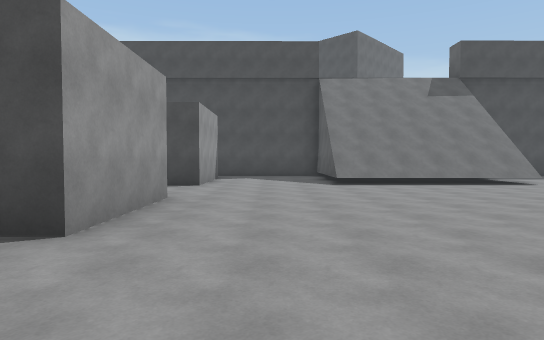
[1] (above)

20 first-person views from a walk through a 3-D level made in the Unity game engine. The camera is 1.5 m above the floor, tilts 2° down and sees 75° across. Doors are open. The floor is counted in squares, 2.46 m on a side. Each view is taken from the middle of a square. On the plan, view 1 faces up. The plan holds only what a view shows up to about 10 squares ahead; the rest is blank. The place goes on beyond the plan. The player is left out.

[2]
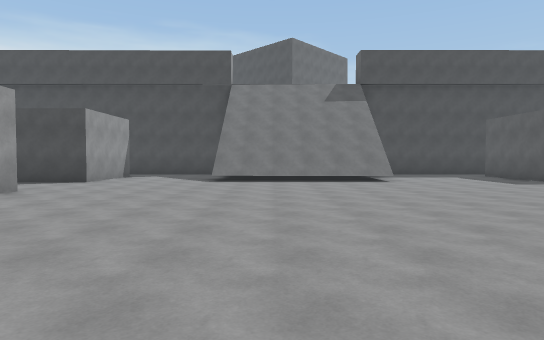

[3]
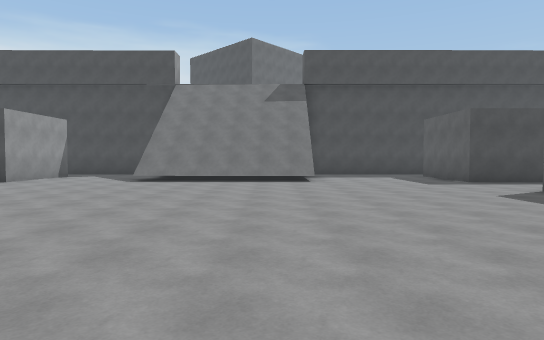

[4]
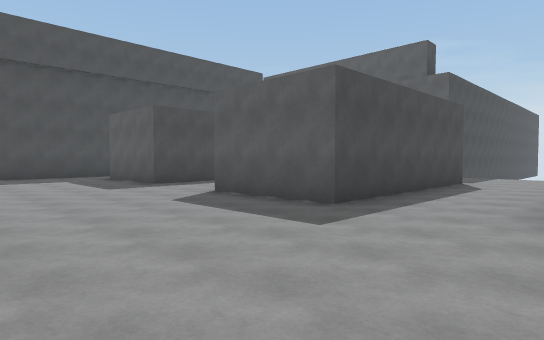

[5]
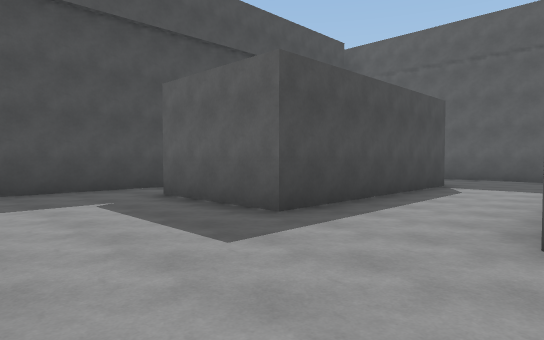

[6]
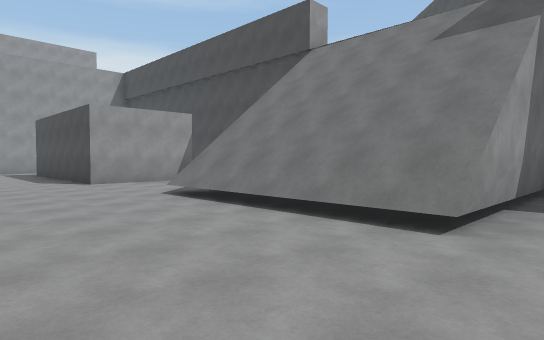

[7]
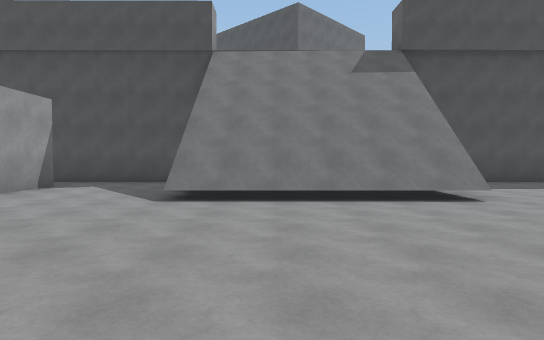

[8]
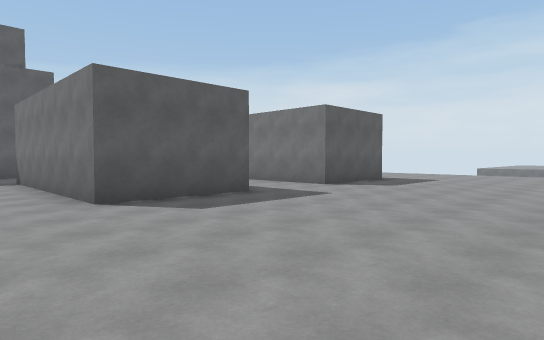

[9]
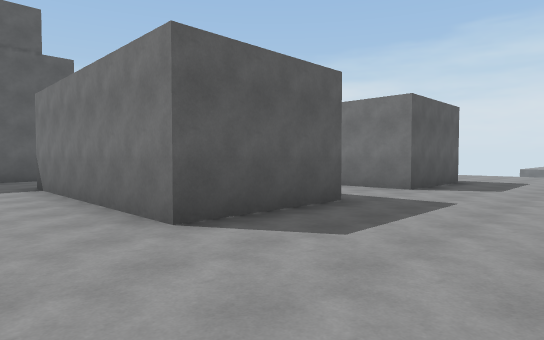

[10]
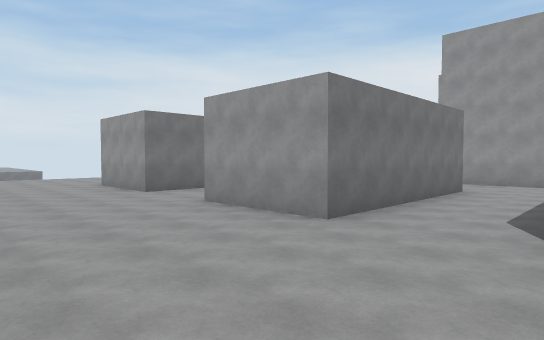

[11]
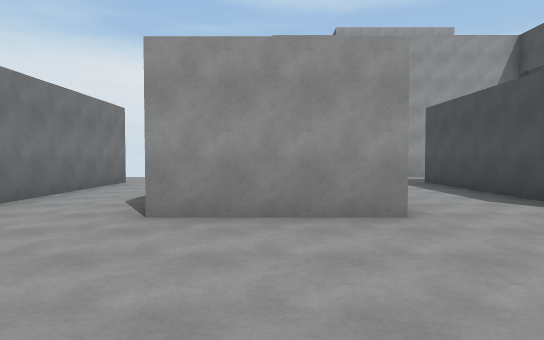

[12]
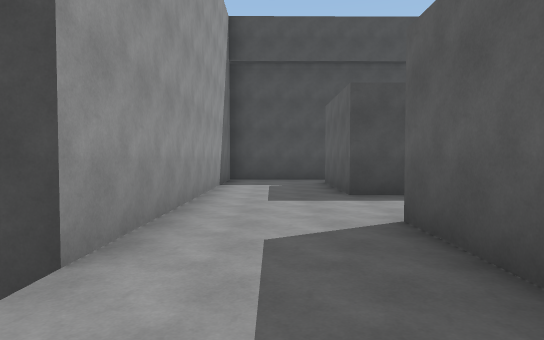

[13]
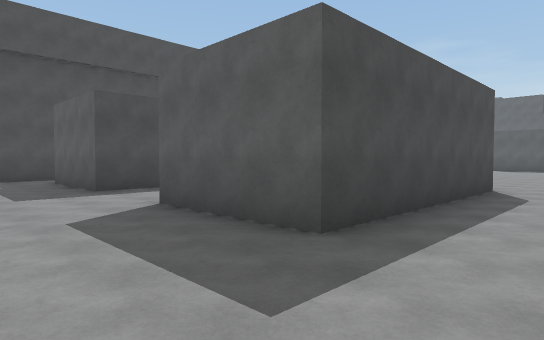

[14]
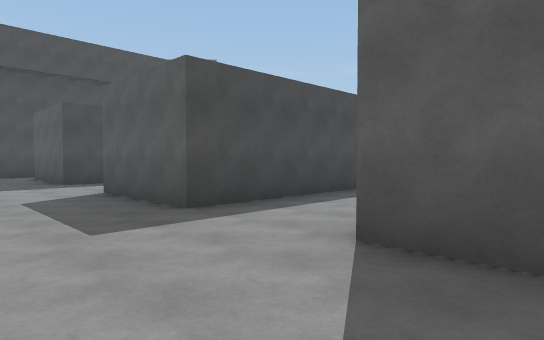

[15]
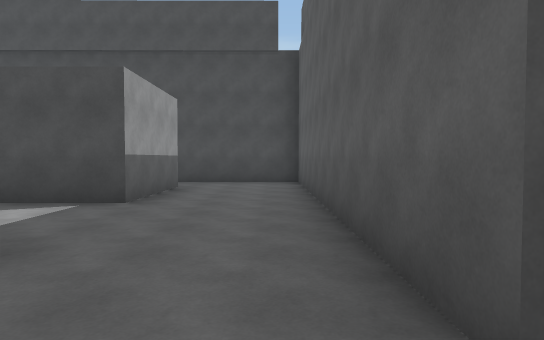

[16]
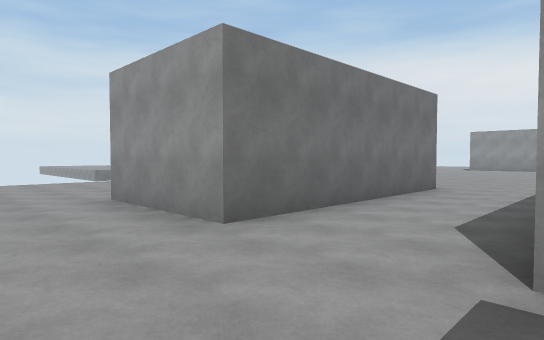

[17]
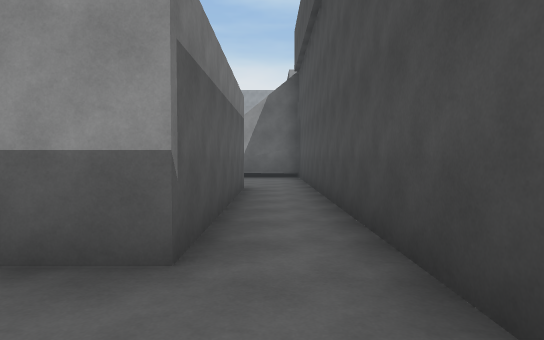

[18]
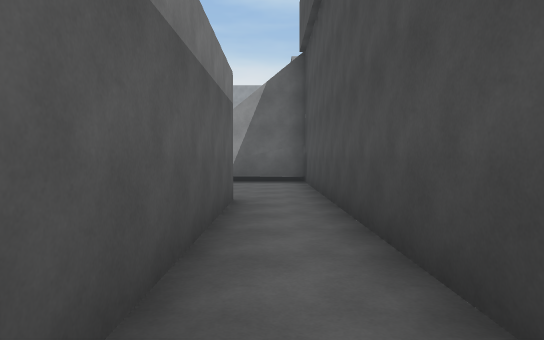

[19]
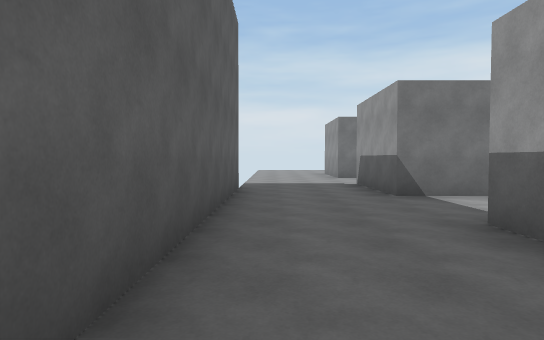

[20]
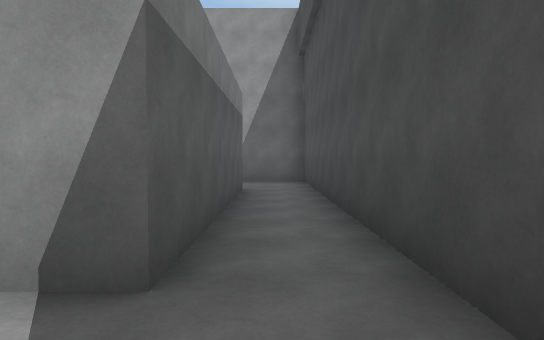

### Floor plan
Key: @ floor where view 1 was taken; # wall or solid block; . main floor; : floor 8 m higher than the main floor; / step, stairs or slope.
Columns run from 10 left of view 1 to 18 right of it. Each row starts with its distance up from view 1.
 12  ###########//::/############
 11  #........../////...........#
 10  #..#####.../////...######..#
  9  #..#####...////#...######..#
  8  #..#####.../////...######..#
  7  #..........................#
  6  #..........................#
  5  #..#####...........######..#
  4 ##..#####...........######..#
  3  ...#####...........######..
  2  ...........................
  1  ...........................
  0  ...#####.@.........######..
 -1  ...#   #... . .....#    #..

Where each view was taken, in squares from view 1:
view 1: 0 up, 0 right, facing up
view 2: 1 down, 3 right, facing up
view 3: 1 down, 5 right, facing up
view 4: 0 up, 6 right, facing up-right
view 5: 5 up, 7 right, facing up-right
view 6: 5 up, 7 right, facing up-left
view 7: 3 up, 3 right, facing up
view 8: 7 up, 5 right, facing down-right
view 9: 7 up, 7 right, facing down-right
view 10: 8 up, 2 right, facing down-left
view 11: 4 up, 2 right, facing left
view 12: 2 up, 8 left, facing up
view 13: 1 up, 9 left, facing up-right
view 14: 1 down, 9 left, facing up-right
view 15: 3 up, 17 right, facing up
view 16: 3 up, 17 right, facing down-left
view 17: 11 up, 17 right, facing left
view 18: 11 up, 15 right, facing left
view 19: 11 up, 17 right, facing down
view 20: 11 up, 0 right, facing left
